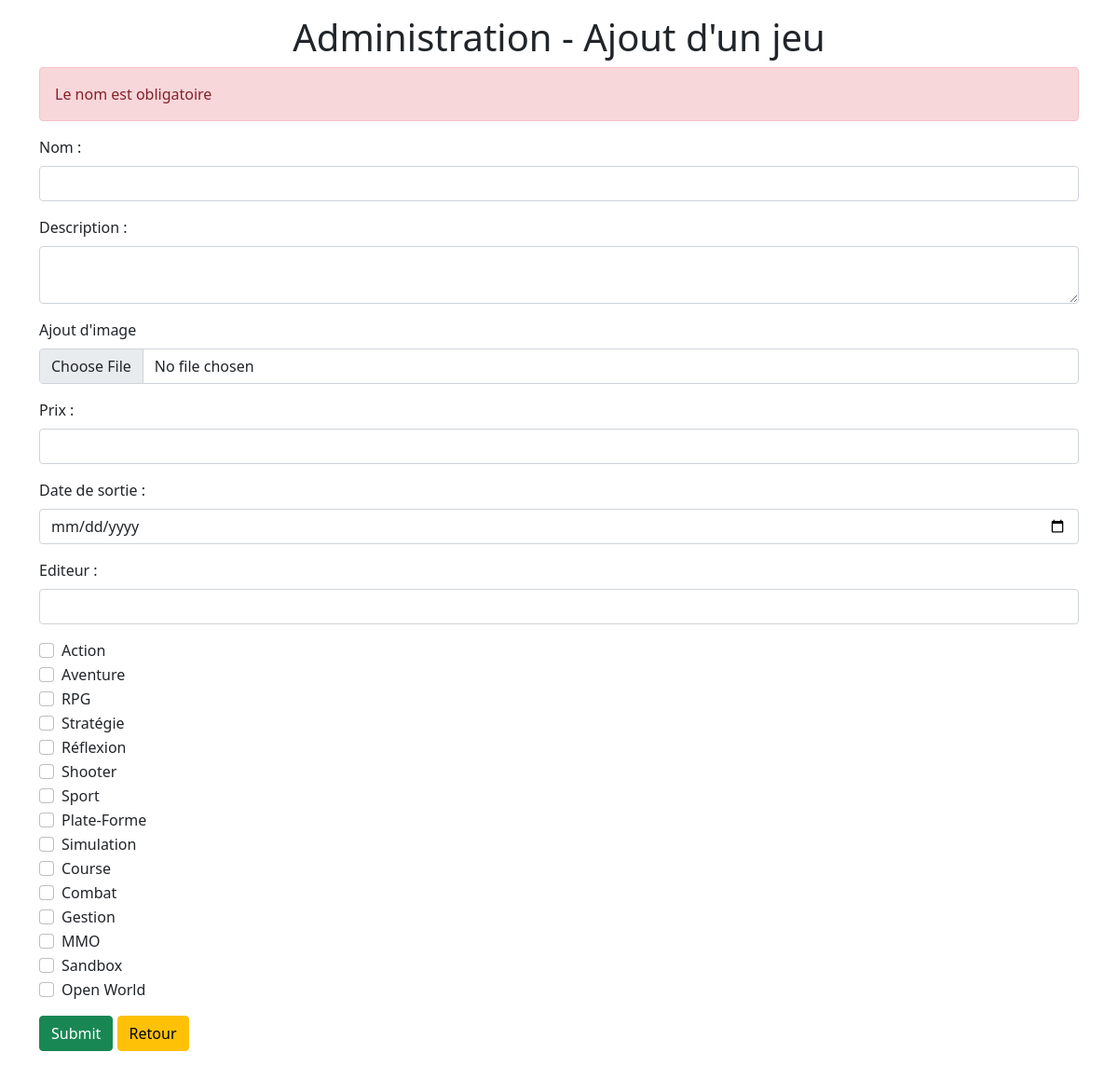
/admin/addGame.php?error=1 (signed in), run on the app's committed database.
### tables this page shows
CREATE TABLE `genres` (
                          `id` int(11) NOT NULL,
                          `name` varchar(200) DEFAULT NULL
);

### admin/addGame.php (the view, shortened to what this page needs)
<?php
if (isset($_GET['error'])) {
    if ($_GET['error'] == 1) $error = 'Le nom est obligatoire';
}
require '../connexion.php';
?>
<!doctype html>
<html lang="fr">
<head>
    <link href="https://cdn.jsdelivr.net/npm/bootstrap@5.1.1/dist/css/bootstrap.min.css" rel="stylesheet"
>
</head>
<body>
<div class="container">
    <h1 class="text-center mt-3">Administration - Ajout d'un jeu</h1>
    <?php if (isset($error)) echo '<p class="alert alert-danger">'.$error.'</p>' ?>
    <form action="treatmentAdd.php" method="post" enctype="multipart/form-data">
        <div class="form-group mb-3">
            <label class="form-label" for="name">Nom :</label>
            <input class="form-control" type="text" name="name" id="name">
        </div>
        <div class="form-group mb-3">
            <label class="form-label" for="description">Description :</label>
            <textarea class="form-control" id="description" name="description"></textarea>
        </div>
        <div class="form-group mb-3">
            <label class="form-label" for="file">Ajout d'image</label>
            <input class="form-control" id="file" name="file" type="file">
        </div>
        <div class="form-group mb-3">
            <label class="form-label" for="prix">Prix :</label>
            <input class="form-control" id="prix" name="prix" type="text">
        </div>
        <div class="form-group mb-3">
            <label class="form-label" for="date">Date de sortie :</label>
            <input class="form-control" id="date" name="date" type="date">
        </div>
        <div class="form-group mb-3">
            <label class="form-label" for="editeur">Editeur :</label>
            <input class="form-control" id="editeur" name="editeur" type="text">
        </div>
        <div class="form-group mb-3">
            <?php
            $genres = $bdd->query('SELECT * FROM genres');
            while ($data = $genres->fetch()) : ?>
                <div class="form-check">
                    <input class="form-check-input" type="checkbox" value="<?= $data['id'] ?>" name="genres[]"
                           id="id-<?= $data['id'] ?>">
                    <label for="id-<?= $data['id'] ?>" class="form-check-label"><?= $data['name'] ?></label>
                </div>
            <?php endwhile;
            ?>
        </div>
        <input type="submit" class="btn btn-success mb-3">
        <a href="games.php" class="btn btn-warning mb-3">Retour</a>
    </form>
</div>
</body>
</html>

### data on the page
genres: name "Action"
genres: name "Aventure"
genres: name "RPG"
genres: name "Stratégie"
genres: name "Réflexion"
genres: name "Shooter"
genres: name "Sport"
genres: name "Plate-Forme"
genres: name "Simulation"
genres: name "Course"
genres: name "Combat"
genres: name "Gestion"
genres: name "MMO"
genres: name "Sandbox"
genres: name "Open World"

### other printed values
$error "Le nom est obligatoire"
